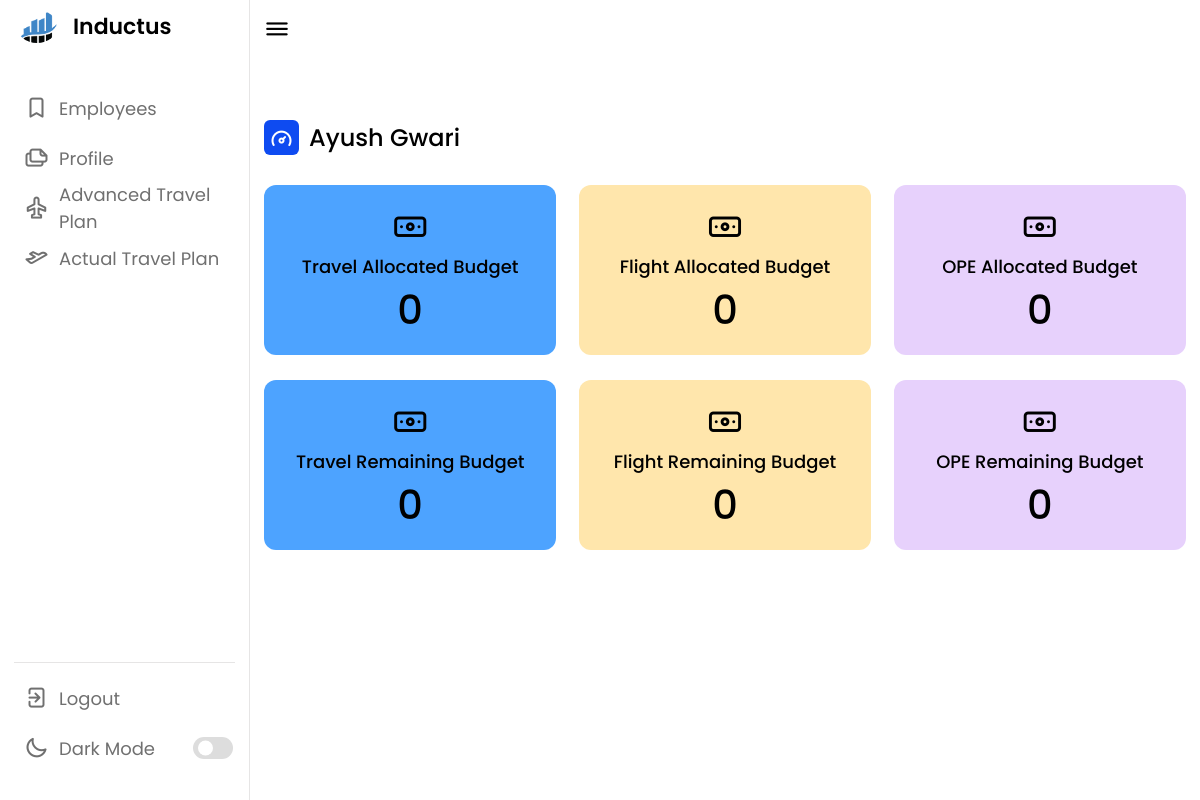
Page /employee/6c3f0fc5-eaf8-4afa-8ac1-2a5a2cf9b7af/ (signed in) on the earlier database version.
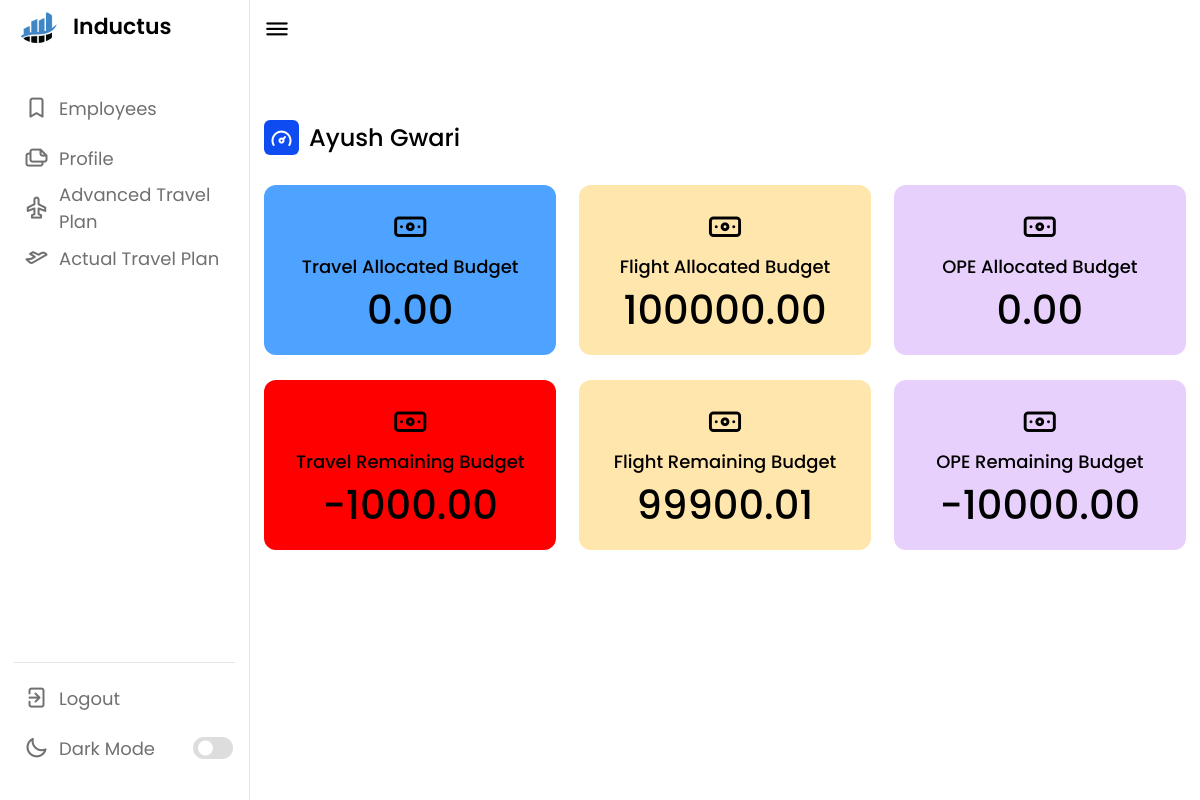
Same page on the later database version.
### base/models.py (models this page shows, shortened)
class Employee(models.Model):
    uuid = models.UUIDField(default = uuid.uuid4,primary_key=True,editable=False)
    Emp_name = models.CharField(max_length=30)
    email = models.EmailField(max_length=50)
    contract_no = models.CharField(unique=True,max_length=15,)
    contract_start_date = models.DateField()
    contract_end_date = models.DateField()
    phone_number = models.CharField(unique=True,max_length=10)
    state = models.CharField(max_length=30)
    duty_station = models.CharField(max_length=40)

class TravelBudget(models.Model):
    uuid = models.UUIDField(default = uuid.uuid4,primary_key=True,editable=False)
    employee = models.ForeignKey(Employee,on_delete=models.CASCADE, null = True)
    allocated_budget = models.DecimalField(decimal_places=2,default = 0,max_digits = 10)
    from_date = models.DateField(null = True)
    to_date = models.DateField(null = True)
    remaining_budget = models.DecimalField(decimal_places=2,default = 0,max_digits = 10)

class FlightBudget(models.Model):
    uuid = models.UUIDField(default = uuid.uuid4,primary_key=True,editable=False)
    employee = models.ForeignKey(Employee,on_delete=models.CASCADE, null = True)
    allocated_budget = models.DecimalField(decimal_places=2,default = 0,max_digits = 10)
    from_date = models.DateField(null = True)
    to_date = models.DateField(null = True)
    remaining_budget = models.DecimalField(decimal_places=2,default = 0,max_digits = 10)

class OPEBudget(models.Model):
    uuid = models.UUIDField(default = uuid.uuid4,primary_key=True,editable=False)
    employee = models.ForeignKey(Employee,on_delete=models.CASCADE, null = True)
    allocated_budget = models.DecimalField(decimal_places=2,default = 0,max_digits = 10)
    from_date = models.DateField(null = True)
    to_date = models.DateField(null = True)
    remaining_budget = models.DecimalField(decimal_places=2,default = 0,max_digits = 10)

### base/views.py (the view)
# urls.py: path('employee/<str:pk>/',EmployeeProfileView,name = "employee"),
@login_required(login_url='login')
def EmployeeProfileView(request,pk):
    flight_budget=0
    travel_budget=0
    ope_budget=0
    employee=0
    remaining_budget_flight = 0
    remaining_budget_ope =0
    remaining_budget_travel = 0
    try:
        employee = Employee.objects.get(uuid=pk)
        flight_budget = FlightBudget.objects.get(employee=employee)
        travel_budget = TravelBudget.objects.get(employee=employee)
        ope_budget = OPEBudget.objects.get(employee=employee)
        remaining_budget_flight = float(flight_budget.allocated_budget) * (0.2)
        remaining_budget_travel = float(travel_budget.allocated_budget) * (0.2)
        remaining_budget_ope = float(ope_budget.allocated_budget) * (0.2)
    except:
        pass
    context = {
        'employee': employee,
        'flight_budget' : flight_budget,
        'travel_budget' : travel_budget,
        'ope_budget' : ope_budget,
        'remaining_budget_flight':remaining_budget_flight,
        'remaining_budget_travel':remaining_budget_travel,
        'remaining_budget_ope':remaining_budget_ope,
    }
    return render(request,"profile.html",context)

### base/templates/profile.html (shortened to what this page needs)
{% load static %}
<!DOCTYPE html>
<html lang="en">
<head>
    <link rel="stylesheet" href="{% static 'style.css' %}">
    <link rel="stylesheet" href="https://unicons.iconscout.com/release/v4.0.0/css/line.css">
</head>
<body>
    <nav>
        <div class="logo-name">
            <div class="logo-image">
                <img src="{% static 'img/logo.png' %}" alt="">
            </div>
            <span class="logo_name">Inductus</span>
        </div>
        <div class="menu-items">
            <ul class="nav-links">
                <li><a href="{% url 'employees' %}">
                    <i class="uil uil-bookmark"></i>
                    <span class="link-name">Employees</span>
                </a></li>
                <li><a href="" target="_self">
                        <i class="uil uil-files-landscapes"></i>
                        <span class="link-name">Profile</span>
                    </a></li>
                    <li><a href="{% url 'atp' employee.uuid %}">
                        <i class="uil uil-plane"></i>
                        <span class="link-name">Advanced Travel Plan</span>
                    </a></li>
                    <li><a href="{%  url 'tp' employee.uuid %}">
                        <i class="uil uil-plane-fly"></i>
                        <span class="link-name">Actual Travel Plan</span>
                    </a></li>
            </ul>
            <ul class="logout-mode">
                <li><a href="{% url 'logout' %}">
                        <i class="uil uil-signout"></i>
                        <span class="link-name">Logout</span>
                    </a></li>
                <li class="mode">
                    <a href="#">
                        <i class="uil uil-moon"></i>
                        <span class="link-name">Dark Mode</span>
                    </a>
                    <div class="mode-toggle">
                        <span class="switch"></span>
                    </div>
                </li>
            </ul>
        </div>
    </nav>
    <section class="dashboard">
        <div class="top">
            <i class="uil uil-bars sidebar-toggle"></i>
        </div>
        <div class="dash-content">
            <div class="overview">
                <div class="activity">
                    <div class="title">
                        <i class="uil uil-tachometer-fast-alt"></i>
                        <span class="text">{{employee.Emp_name}}</span>
                    </div>
                    <div class="boxes">
                        <div class="box box1">
                            <i class="uil uil-money-bill"></i>
                            <span class="text">Travel Allocated Budget </span>
                            {% if travel_budget == 0  %}
                            <span class="number">0</span>
                            {% else %}
                            <span class="number">{{travel_budget.allocated_budget}}</span>
                            {% endif %}
                        </div>
                        <div class="box box2">
                            <i class="uil uil-money-bill"></i>
                            <span class="text">Flight Allocated Budget</span>
                            {% if flight_budget == 0  %}
                            <span class="number">0</span>
                            {% else %}
                            <span class="number">{{flight_budget.allocated_budget}}</span>
                            {% endif %}
                        </div>
                        <div class="box box3">
                            <i class="uil uil-money-bill"></i>
                            <span class="text">OPE Allocated Budget</span>
                            {% if ope_budget == 0  %}
                            <span class="number">0</span>
                            {% else %}
                            <span class="number">{{ope_budget.allocated_budget}}</span>
                            {% endif %}
                        </div>
                    </div>
<br>
                    <div class="boxes">
                        {% if travel_budget.remaining_budget <= remaining_budget_travel %}
                        <div class="box box1" style="background-color: red;">
                            <i class="uil uil-money-bill"></i>
                            <span class="text">Travel Remaining Budget </span>
                            {% if travel_budget == 0  %}
                            <span class="number">0</span>
                            {% else %}
                            <span class="number">{{travel_budget.remaining_budget}}</span>
                            {% endif %}
                        </div>
                        {% else %}
                        <div class="box box1">
                            <i class="uil uil-money-bill"></i>
                            <span class="text">Travel Remaining Budget </span>
                            {% if travel_budget == 0  %}
                            <span class="number">0</span>
                            {% else %}
                            <span class="number">{{travel_budget.remaining_budget}}</span>
                            {% endif %}
                        </div>
                        {% endif %}
                        {% if flight_budget.remaining_budget <= remaining_budget_flight %}
                        <div class="box box2" style="background-color: red;">
                            <i class="uil uil-money-bill"></i>
                            <span class="text">Flight Remaining Budget </span>
                            {% if flight_budget == 0  %}
                            <span class="number">0</span>
                            {% else %}
                            <span class="number">{{flight_budget.remaining_budget}}</span>
                            {% endif %}
                        </div>
                        {% else %}
                        <div class="box box2" ">
                            <i class="uil uil-money-bill"></i>
                            <span class="text">Flight Remaining Budget </span>
                            {% if flight_budget == 0  %}
                            <span class="number">0</span>
                            {% else %}
                            <span class="number">{{flight_budget.remaining_budget}}</span>
                            {% endif %}
                        </div>
                        {% endif %}
                        {% if ope_budget.remaining_budget <= remaining_budget_ope %}
                        <div class="box box3">
                            <i class="uil uil-money-bill"></i>
                            <span class="text">OPE Remaining Budget </span>
                            {% if ope_budget == 0  %}
                            <span class="number">0</span>
                            {% else %}
                            <span class="number">{{ope_budget.remaining_budget}}</span>
                            {% endif %}
                        </div>
                        {% else %}
                        <div class="box box3">
                            <i class="uil uil-money-bill"></i>
                            <span class="text">OPE Remaining Budget </span>
                            {% if ope_budget == 0  %}
                            <span class="number">0</span>
                            {% else %}
                            <span class="number">{{ope_budget.remaining_budget}}</span>
                            {% endif %}
                        </div>
                       {% endif %}
                        </div>
                    </div>
                    </div>
                    </div>
    </section>
</body>
</html>

### static/style.css (style rules this page uses)
* { margin: 0; padding: 0; box-sizing: border-box; font-family: 'Poppins', sans-serif; }
:root { --primary-color: #0E4BF1; --panel-color: #FFF; --text-color: #000; --black-light-color: #707070; --border-color: #e6e5e5; --toggle-color: #DDD; --box1-color: #4DA3FF; --box2-color: #FFE6AC; --box3-color: #E7D1FC; --title-icon-color: #fff; --tran-05: all 0.5s ease; --tran-03: all 0.3s ease; --tran-03: all 0.2s ease; }
body { min-height: 100vh; background-color: var(--primary-color); }
nav { position: fixed; top: 0; left: 0; height: 100%; width: 250px; padding: 10px 14px; background-color: var(--panel-color); border-right: 1px solid var(--border-color); transition: var(--tran-05); }
nav .logo-name { display: flex; align-items: center; }
nav .logo-image { display: flex; justify-content: center; min-width: 45px; }
nav .logo-image img { width: 40px; object-fit: cover; border-radius: 50%; }
nav .logo-name .logo_name { font-size: 22px; font-weight: 600; color: var(--text-color); margin-left: 14px; transition: var(--tran-05); }
nav .menu-items { margin-top: 40px; height: calc(100% - 90px); display: flex; flex-direction: column; justify-content: space-between; }
.menu-items li { list-style: none; }
.menu-items li a { display: flex; align-items: center; height: 50px; text-decoration: none; position: relative; }
.menu-items li a i { font-size: 24px; min-width: 45px; height: 100%; display: flex; align-items: center; justify-content: center; color: var(--black-light-color); }
.menu-items li a .link-name { font-size: 18px; font-weight: 400; color: var(--black-light-color); transition: var(--tran-05); }
.menu-items .logout-mode { padding-top: 10px; border-top: 1px solid var(--border-color); }
.menu-items .mode { display: flex; align-items: center; white-space: nowrap; }
.menu-items .mode-toggle { position: absolute; right: 14px; height: 50px; min-width: 45px; display: flex; align-items: center; justify-content: center; cursor: pointer; }
.mode-toggle .switch { position: relative; display: inline-block; height: 22px; width: 40px; border-radius: 25px; background-color: var(--toggle-color); }
.switch:before { content: ""; position: absolute; left: 5px; top: 50%; transform: translateY(-50%); height: 15px; width: 15px; background-color: var(--panel-color); border-radius: 50%; transition: var(--tran-03); }
.dashboard { position: relative; left: 250px; background-color: var(--panel-color); min-height: 100vh; width: calc(100% - 250px); padding: 10px 14px; transition: var(--tran-05); }
.dashboard .top { position: fixed; top: 0; left: 250px; display: flex; width: calc(100% - 250px); justify-content: space-between; align-items: center; padding: 10px 14px; background-color: var(--panel-color); transition: var(--tran-05); z-index: 10; }
.dashboard .top .sidebar-toggle { font-size: 26px; color: var(--text-color); cursor: pointer; }
.dashboard .dash-content { padding-top: 50px; }
.dash-content .title { display: flex; align-items: center; margin: 60px 0 30px 0; }
.dash-content .title i { position: relative; height: 35px; width: 35px; background-color: var(--primary-color); border-radius: 6px; color: var(--title-icon-color); display: flex; align-items: center; justify-content: center; font-size: 24px; }
.dash-content .title .text { font-size: 24px; font-weight: 500; color: var(--text-color); margin-left: 10px; }
.dash-content .boxes { display: flex; align-items: center; justify-content: space-between; flex-wrap: wrap; }
.dash-content .boxes .box { display: flex; flex-direction: column; align-items: center; border-radius: 12px; width: calc(100% / 3 - 15px); padding: 15px 20px; background-color: var(--box1-color); transition: var(--tran-05); }
.boxes .box i { font-size: 35px; color: var(--text-color); }
.boxes .box .text { white-space: nowrap; font-size: 18px; font-weight: 500; color: var(--text-color); }
.boxes .box .number { font-size: 40px; font-weight: 500; color: var(--text-color); }
.boxes .box.box2 { background-color: var(--box2-color); }
.boxes .box.box3 { background-color: var(--box3-color); }

Differences in the rows shown:
added TravelBudget: allocated_budget "0.00", remaining_budget "-1000.00"
added FlightBudget: allocated_budget "100000.00", remaining_budget "99900.01"
added OPEBudget: allocated_budget "0.00", remaining_budget "-10000.00"
Other differences:
text no longer shown: "0 0 0 0 0 0"
